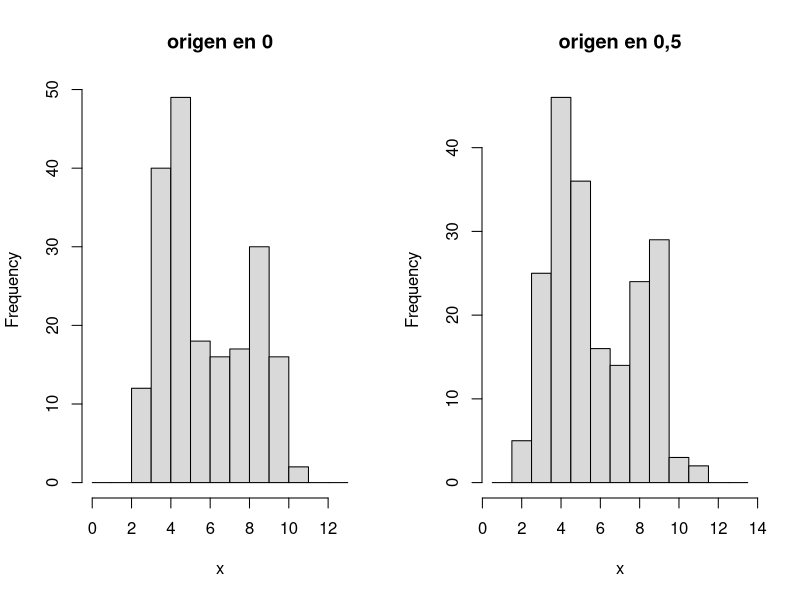
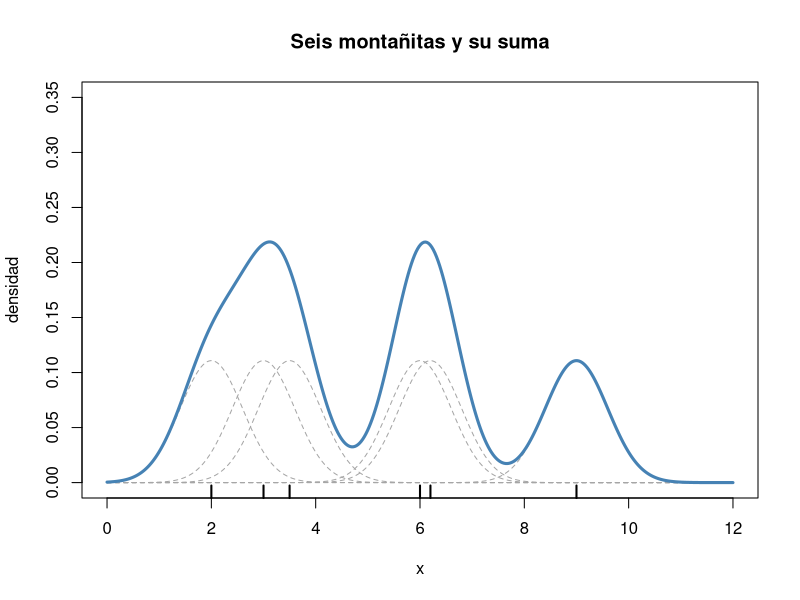
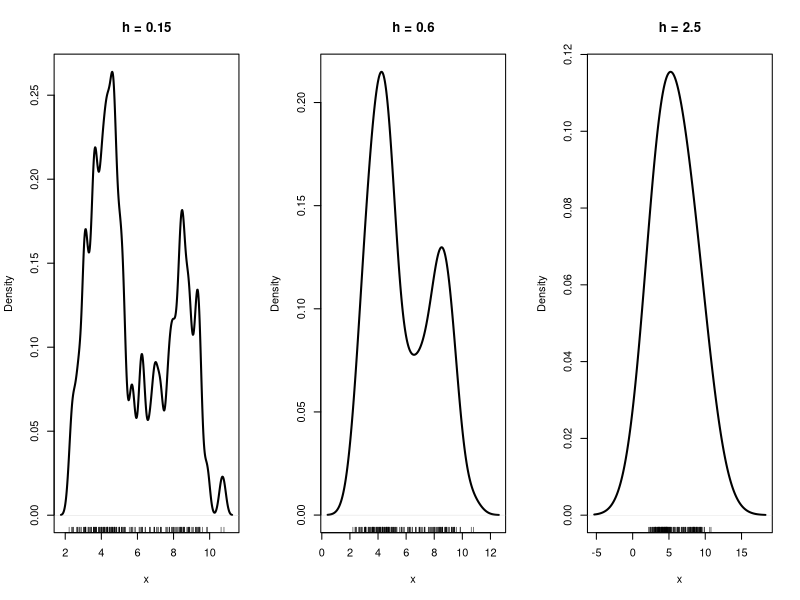
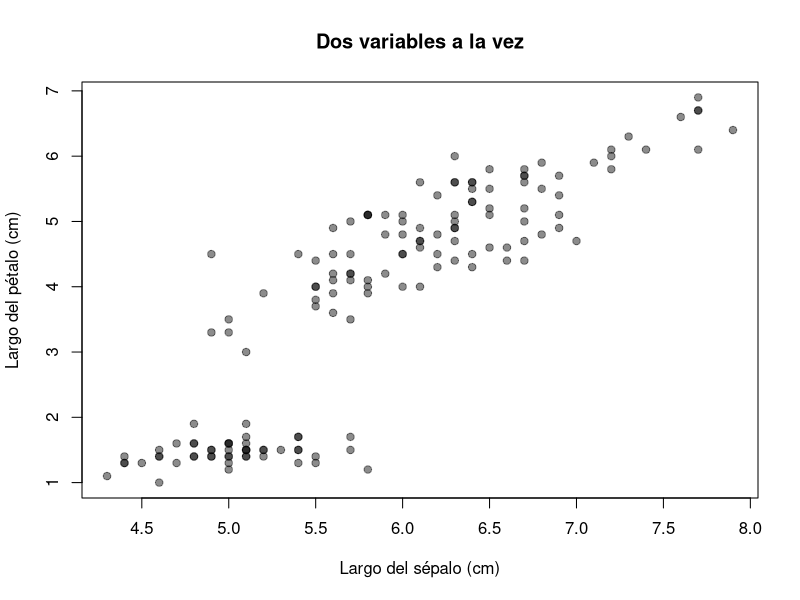
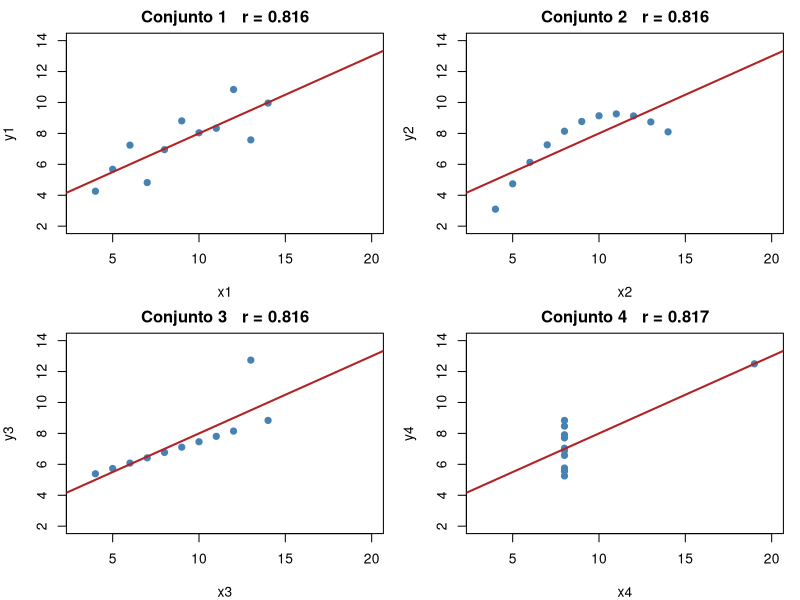

These figures' R source, in order:
## ---- chunk 1
knitr::opts_chunk$set(echo = TRUE, comment = "#>", fig.width = 7, fig.height = 4.2)
## ---- chunk 2
set.seed(7)
x <- c(rnorm(120, 4, 1), rnorm(80, 8, 1.2))   # dos poblaciones, a propósito

par(mfrow = c(1, 2))
hist(x, breaks = seq(0, 13, by = 1),   main = "origen en 0", xlab = "x", col = "grey85")
hist(x, breaks = seq(0.5, 13.5, by = 1), main = "origen en 0,5", xlab = "x", col = "grey85")
par(mfrow = c(1, 1))
## ---- chunk 3
xs <- c(2, 3, 3.5, 6, 6.2, 9)          # seis datos, para poder ver las montañitas
h  <- 0.6
rej <- seq(0, 12, length.out = 400)

plot(rej, rep(0, length(rej)), type = "n", ylim = c(0, 0.35),
     xlab = "x", ylab = "densidad",
     main = "Seis montañitas y su suma")

for (xi in xs) {                        # cada K((x - xi)/h) / (n*h)
  lines(rej, dnorm((rej - xi)/h) / (length(xs) * h), col = "grey65", lty = 2)
}
suma <- sapply(rej, function(z) sum(dnorm((z - xs)/h)) / (length(xs) * h))
lines(rej, suma, lwd = 3, col = "steelblue")
rug(xs, lwd = 2)
## ---- chunk 4
par(mfrow = c(1, 3))
for (hh in c(0.15, 0.6, 2.5)) {
  plot(density(x, bw = hh), main = paste("h =", hh), xlab = "x", lwd = 2)
  rug(x)
}
par(mfrow = c(1, 1))
## ---- chunk 5
h_manual <- 0.9 * min(sd(x), IQR(x)/1.34) * length(x)^(-1/5)
c(manual = h_manual, R = bw.nrd0(x))
## ---- chunk 6
data(iris)
plot(iris$Sepal.Length, iris$Petal.Length,
     pch = 19, col = rgb(0, 0, 0, 0.45),
     xlab = "Largo del sépalo (cm)", ylab = "Largo del pétalo (cm)",
     main = "Dos variables a la vez")
## ---- chunk 7
cov(iris$Sepal.Length, iris$Petal.Length)
## ---- chunk 8
c(cm = cov(iris$Sepal.Length, iris$Petal.Length),
  mm = cov(iris$Sepal.Length, iris$Petal.Length * 10))
## ---- chunk 9
c(cm = cor(iris$Sepal.Length, iris$Petal.Length),
  mm = cor(iris$Sepal.Length, iris$Petal.Length * 10))
## ---- chunk 10
data(anscombe)
resumen <- data.frame(
  conjunto = 1:4,
  media_x  = sapply(1:4, function(i) mean(anscombe[[paste0("x", i)]])),
  media_y  = sapply(1:4, function(i) round(mean(anscombe[[paste0("y", i)]]), 3)),
  var_x    = sapply(1:4, function(i) var(anscombe[[paste0("x", i)]])),
  var_y    = sapply(1:4, function(i) round(var(anscombe[[paste0("y", i)]]), 3)),
  r        = sapply(1:4, function(i) round(cor(anscombe[[paste0("x", i)]],
                                               anscombe[[paste0("y", i)]]), 3))
)
resumen
## ---- chunk 11
par(mfrow = c(2, 2), mar = c(4, 4, 2, 1))
for (i in 1:4) {
  xi <- anscombe[[paste0("x", i)]]; yi <- anscombe[[paste0("y", i)]]
  plot(xi, yi, pch = 19, col = "steelblue", xlim = c(3, 20), ylim = c(2, 14),
       xlab = paste0("x", i), ylab = paste0("y", i),
       main = paste0("Conjunto ", i, "   r = ", round(cor(xi, yi), 3)))
  abline(lm(yi ~ xi), col = "firebrick", lwd = 2)
}
par(mfrow = c(1, 1))
